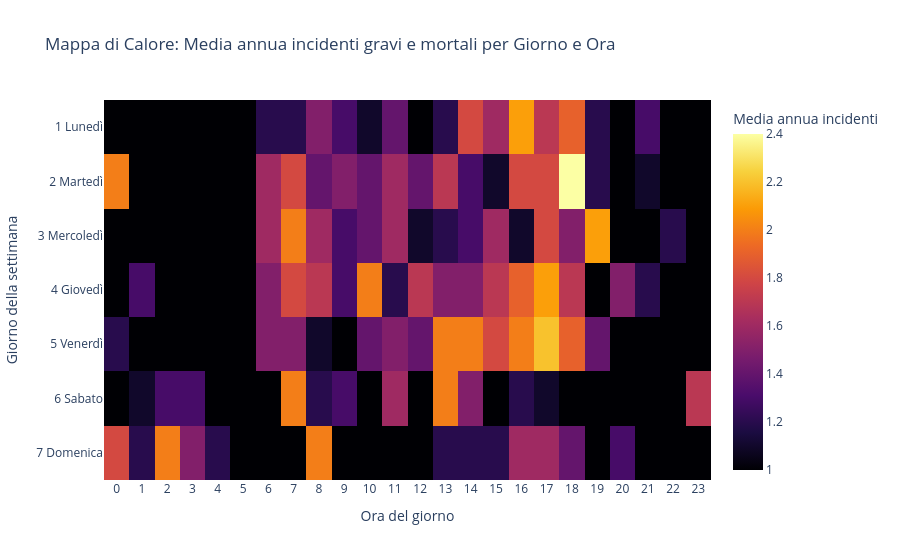

The notebook cell this image was saved under:
### Code cell
# HeatMap solo gravi e morti

# Prendo solo gravi e morti
df_gravi = df[df['Gravita_IT'].isin(['3 Feriti gravi', '4 Mortali'])]

# Divido il df per avere il conteggio all'anno e non totale
heat_df_gravi = (
    df_gravi.groupby(['Wochentag_IT', 'Unfallstunde', 'Unfalljahr'])
    .size()
    .reset_index(name='conteggio')
    .groupby(['Wochentag_IT', 'Unfallstunde'])['conteggio']
    .mean()
    .reset_index(name='media_annua')
)
heat_df_gravi['media_annua'] = heat_df_gravi['media_annua'].round(1)

# HeatMap
fig_gravi = px.density_heatmap(
    heat_df_gravi,
    x='Unfallstunde',
    y='Wochentag_IT',
    z='media_annua',
    histfunc='avg',
    title="Mappa di Calore: Media annua incidenti gravi e mortali per Giorno e Ora",
    labels={**label_it, 'media_annua': 'Media annua incidenti'},
    color_continuous_scale='Inferno',
    category_orders={'Wochentag_IT': sorted_days_it},
    nbinsx=24
)

# Metto 1 per avere tutti e 24 le ore scritte sotto
fig_gravi.update_layout(
    xaxis=dict(dtick=1),
    coloraxis_colorbar=dict(title="Media annua incidenti")
)

fig_gravi.show()

### Figure 1 — Plotly figure (JSON) as saved in the notebook; plotly's stock layout.template omitted (floating-point values rounded to 4 significant figures; data arrays with more than 128 entries replaced by an {"elided": "..."} marker saying what was removed)
{"data": [{"coloraxis": "coloraxis", "histfunc": "avg", "hovertemplate": "Ora del giorno=%{x}<br>Giorno della settimana=%{y}<br>avg of Media annua incidenti=%{z}<extra></extra>", "name": "", "nbinsx": 24, "type": "histogram2d", "x": {"elided": "160 float values"}, "xaxis": "x", "xbingroup": "x", "y": {"elided": "160 str values"}, "yaxis": "y", "ybingroup": "y", "z": {"elided": "160 float values"}}], "layout": {"coloraxis": {"colorbar": {"title": {"text": "Media annua incidenti"}}, "colorscale": [[0, "#000004"], [0.1111, "#1b0c41"], [0.2222, "#4a0c6b"], [0.3333, "#781c6d"], [0.4444, "#a52c60"], [0.5556, "#cf4446"], [0.6667, "#ed6925"], [0.7778, "#fb9b06"], [0.8889, "#f7d13d"], [1, "#fcffa4"]]}, "legend": {"tracegroupgap": 0}, "title": {"text": "Mappa di Calore: Media annua incidenti gravi e mortali per Giorno e Ora"}, "xaxis": {"anchor": "y", "domain": [0, 1], "dtick": 1, "title": {"text": "Ora del giorno"}}, "yaxis": {"anchor": "x", "categoryarray": ["7 Domenica", "6 Sabato", "5 Venerdì", "4 Giovedì", "3 Mercoledì", "2 Martedì", "1 Lunedì"], "categoryorder": "array", "domain": [0, 1], "title": {"text": "Giorno della settimana"}}}}
